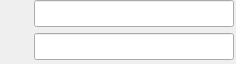
   <widget class="caFrame" name="caFrame_13">
    <property name="geometry">
     <rect>
      <x>752</x>
      <y>960</y>
      <width>236</width>
      <height>64</height>
     </rect>
    </property>
    <widget class="caImage" name="caImage_2">
     <property name="geometry">
      <rect>
       <x>0</x>
       <y>0</y>
       <width>30</width>
       <height>29</height>
      </rect>
     </property>
     <property name="imageCalc">
      <string>A</string>
     </property>
     <property name="filename" stdset="0">
      <string>colorseq.gif</string>
     </property>
     <property name="channel" stdset="0">
      <string>BMC1:STAR:2.OFFS</string>
     </property>
    </widget>
    <widget class="caLineEdit" name="caLineEdit_62">
     <property name="geometry">
      <rect>
       <x>34</x>
       <y>0</y>
       <width>200</width>
       <height>27</height>
      </rect>
     </property>
     <property name="alignment">
      <set>Qt::AlignAbsolute|Qt::AlignLeading|Qt::AlignLeft|Qt::AlignVCenter</set>
     </property>
     <property name="channel" stdset="0">
      <string>BMC1:STAR:2</string>
     </property>
     <property name="foreground">
      <color>
       <red>0</red>
       <green>0</green>
       <blue>0</blue>
      </color>
     </property>
     <property name="background">
      <color>
       <red>200</red>
       <green>200</green>
       <blue>200</blue>
      </color>
     </property>
     <property name="colorMode">
      <enum>caLineEdit::Static</enum>
     </property>
     <property name="precisionMode">
      <enum>caLineEdit::Channel</enum>
     </property>
     <property name="limitsMode">
      <enum>caLineEdit::Channel</enum>
     </property>
     <property name="maxValue">
      <double>1.000000000000000</double>
     </property>
     <property name="minValue">
      <double>0.000000000000000</double>
     </property>
     <property name="fontScaleMode">
      <enum>caLineEdit::WidthAndHeight</enum>
     </property>
     <property name="formatType">
      <enum>caLineEdit::decimal</enum>
     </property>
    </widget>
    <widget class="caImage" name="caImage_3">
     <property name="geometry">
      <rect>
       <x>0</x>
       <y>33</y>
       <width>30</width>
       <height>29</height>
      </rect>
     </property>
     <property name="imageCalc">
      <string>A</string>
     </property>
     <property name="filename" stdset="0">
      <string>colorseq.gif</string>
     </property>
     <property name="channel" stdset="0">
      <string>BMC1:STAP:2.OFFS</string>
     </property>
    </widget>
    <widget class="caLineEdit" name="caLineEdit_63">
     <property name="geometry">
      <rect>
       <x>34</x>
       <y>33</y>
       <width>200</width>
       <height>27</height>
      </rect>
     </property>
     <property name="alignment">
      <set>Qt::AlignAbsolute|Qt::AlignLeading|Qt::AlignLeft|Qt::AlignVCenter</set>
     </property>
     <property name="channel" stdset="0">
      <string>BMC1:STAP:2</string>
     </property>
     <property name="foreground">
      <color>
       <red>0</red>
       <green>0</green>
       <blue>0</blue>
      </color>
     </property>
     <property name="background">
      <color>
       <red>200</red>
       <green>200</green>
       <blue>200</blue>
      </color>
     </property>
     <property name="colorMode">
      <enum>caLineEdit::Static</enum>
     </property>
     <property name="precisionMode">
      <enum>caLineEdit::Channel</enum>
     </property>
     <property name="limitsMode">
      <enum>caLineEdit::Channel</enum>
     </property>
     <property name="maxValue">
      <double>1.000000000000000</double>
     </property>
     <property name="minValue">
      <double>0.000000000000000</double>
     </property>
     <property name="fontScaleMode">
      <enum>caLineEdit::WidthAndHeight</enum>
     </property>
     <property name="formatType">
      <enum>caLineEdit::decimal</enum>
     </property>
    </widget>
   </widget>
